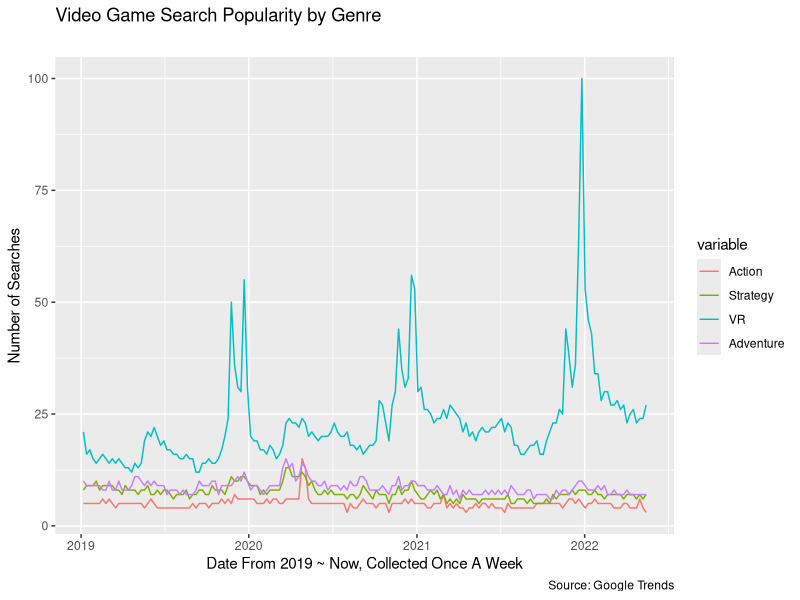

Reproduce this figure in R.
library(tidyverse)
library(lubridate)
library(reshape2)

file3 <- read_csv(file = "data/multiTimeline.csv")
melted_df <- melt(file3, id = "dates")

genre_trend_line <- ggplot(melted_df, aes(x = dates, y = value, color = variable)) + 
  geom_line() +
  labs(
    title = "Video Game Search Popularity by Genre",
    subtitle = "",
    caption = "Source: Google Trends",
    x = "Date From 2019 ~ Now, Collected Once A Week",
    y = "Number of Searches"
  )

genre_trend_line

